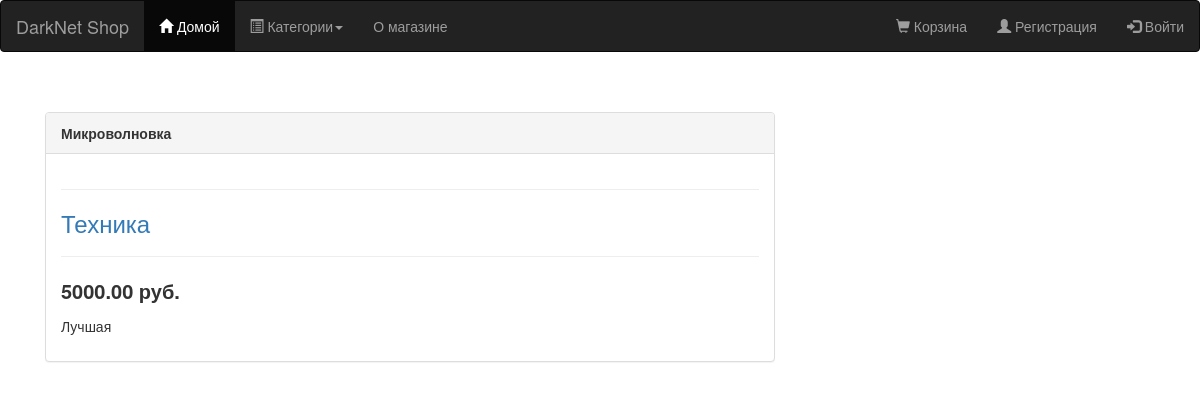
The app's page /2/mikrovolnovka/, older data.
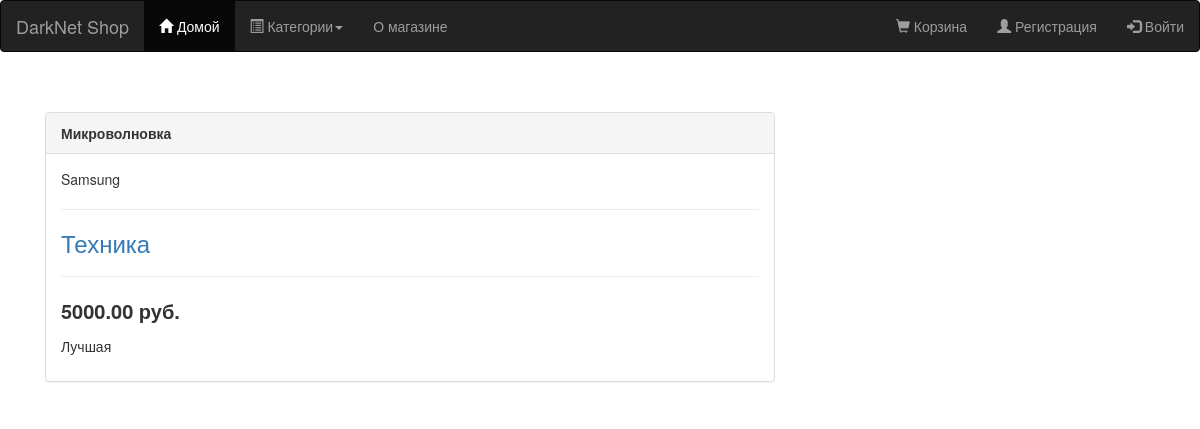
The same page, newer data.
### core_shop/models.py (models this page shows, shortened)
class Product(models.Model):
    category = models.ForeignKey(Category, related_name='products', verbose_name="Категория")
    name = models.CharField(max_length=255, unique=True, verbose_name="Название")
    brand = models.CharField(max_length = 50, verbose_name="Производитель")
    slug = models.SlugField(max_length=255, unique=True, help_text='Уникальное значение для ULR продукта')
    description = models.TextField(blank=True, verbose_name="Описание")
    price = models.DecimalField(max_digits=10, decimal_places=2, verbose_name="Цена")
    count = models.PositiveIntegerField(verbose_name="Количество на складе")
    available = models.BooleanField(default=True, verbose_name="Доступен")
    created_at = models.DateTimeField(auto_now_add=True)
    updated_at = models.DateTimeField(auto_now=True)
    class Meta:
        db_table = 'products'
        ordering = ['name']
        index_together = [['id', 'slug']]
        verbose_name = "Продукт"
        verbose_name_plural = "Продукты"

class Category(models.Model):
    name = models.CharField(max_length=50)
    slug = models.SlugField(max_length=50, unique=True, help_text='Уникальное значение для URL категории')
    description = models.TextField(max_length = 2000)
    is_active = models.BooleanField(default = True)
    created_at = models.DateTimeField(auto_now_add = True)
    updated_at = models.DateTimeField(auto_now = True)
    class Meta:
        db_table = 'categories'
        ordering = ['name']
        verbose_name = 'Категория'
        verbose_name_plural = 'Категории'
    def get_absolute_url(self):
        return reverse('core_shop:product_list_by_category', args=[self.slug])

### core_shop/views.py (the view)
# urls.py: url(r'^(?P<id>\d+)/(?P<slug>[-\w]+)/$', views.product_detail, name='product_detail')
def product_detail(request, id, slug):
    product = get_object_or_404(Product, id=id, slug=slug, available=True)
    category = product.category.name
    page_title = product.name
    return render(request, 'shop/product/detail.html', {'product': product})

### core_shop/templates/shop/product/detail.html (shortened to what this page needs)
{% extends 'shop/base.html' %}
{% load static %}
{% block content %}
<div class="product-detail">
	<div class="col-sm-8">
		<div class = "panel panel-default">
			<div class = "panel-heading"><b>{{ product.name }}</b></div>
			<div class = "panel-body">
				{{ product.brand }}
				<hr>
		<h3><a href="{{ product.category.get_absolute_url }}">{{ product.category.name }}</a></h3>
			<hr>
		<p class="price">{{ product.price }} руб.</p>
		<span>{{ product.description | linebreaks }}</span>
			</div>
	</div>
</div>
</div>
{% endblock %}

Row changes from the older to the newer data that the page shows:
changed Product "Микроволновка": brand (not shown) → "Samsung"
